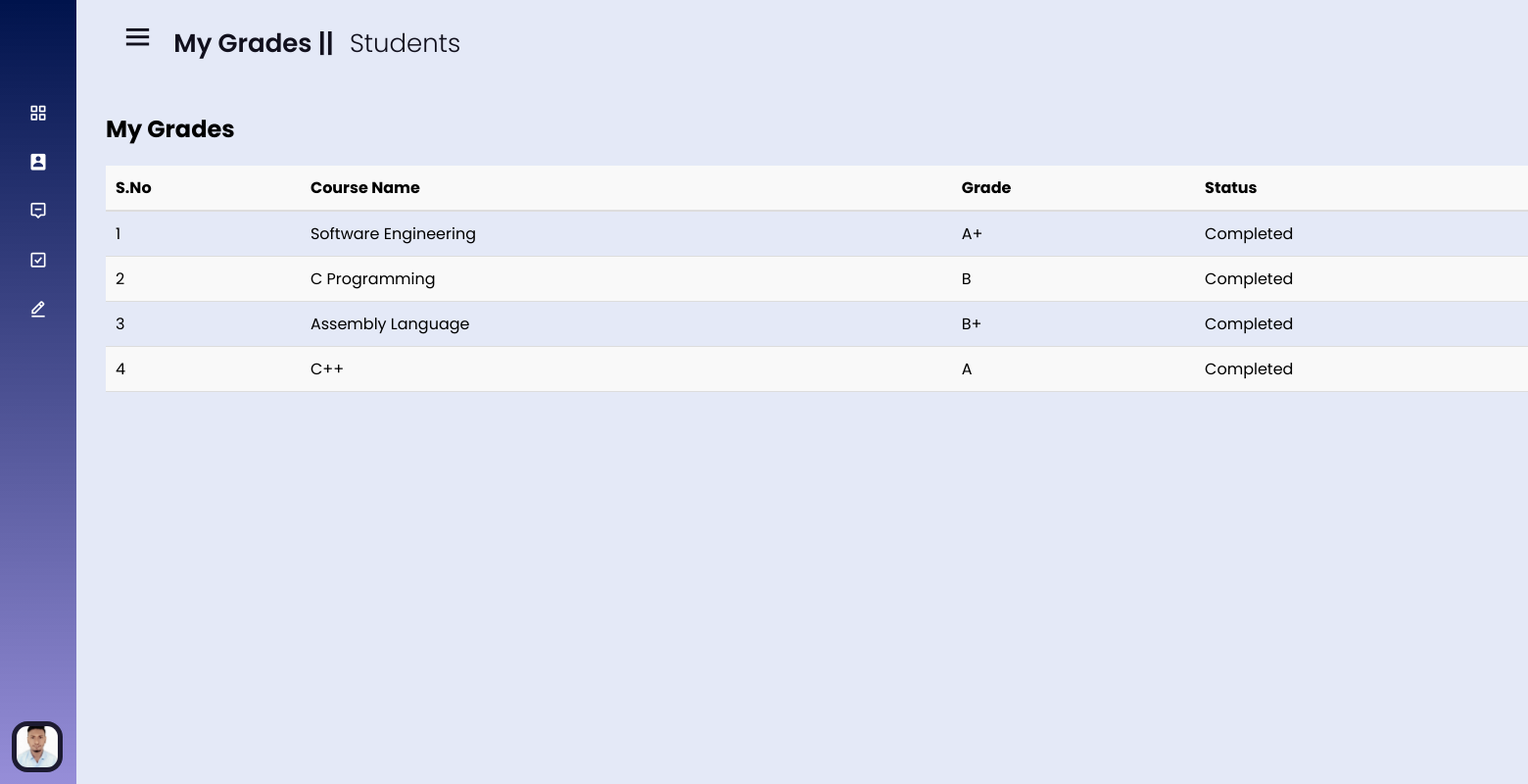
Page /students/pages/grades.php (signed in) on the committed database.
### tables this page shows
CREATE TABLE IF NOT EXISTS `student_db` (
  `s_ID` int NOT NULL AUTO_INCREMENT,
  `s_Name` varchar(100) DEFAULT NULL,
  `s_Email` varchar(150) NOT NULL,
  `s_UserName` varchar(20) DEFAULT NULL,
  `s_Password` varchar(150) DEFAULT NULL,
  `s_Gender` varchar(50) DEFAULT NULL,
  `s_DateOfBirth` date DEFAULT NULL,
  `s_ProfilePic` varchar(200) DEFAULT NULL,
  `s_FatherName` varchar(150) DEFAULT NULL,
  `s_MotherName` varchar(150) DEFAULT NULL,
  `s_ContactNo` varchar(11) DEFAULT NULL,
  `s_AltContactNo` varchar(11) DEFAULT NULL,
  `s_Address` varchar(250) DEFAULT NULL,
  `s_Photo` text,
  PRIMARY KEY (`s_ID`),
  UNIQUE KEY `s_Email` (`s_Email`)
);

CREATE TABLE IF NOT EXISTS `grades` (
  `id` int NOT NULL AUTO_INCREMENT,
  `student_id` int DEFAULT NULL,
  `course_id` int DEFAULT NULL,
  `section_id` int DEFAULT NULL,
  `marks` int DEFAULT NULL,
  `grade` varchar(5) DEFAULT NULL,
  `status` enum('completed','in-progress') DEFAULT 'in-progress',
  `created_at` timestamp NULL DEFAULT CURRENT_TIMESTAMP,
  `updated_at` timestamp NULL DEFAULT CURRENT_TIMESTAMP ON UPDATE CURRENT_TIMESTAMP,
  PRIMARY KEY (`id`),
  KEY `student_id` (`student_id`),
  KEY `course_id` (`course_id`),
  KEY `section_id` (`section_id`),
  CONSTRAINT `grades_ibfk_1` FOREIGN KEY (`student_id`) REFERENCES `student_db` (`s_ID`),
  CONSTRAINT `grades_ibfk_2` FOREIGN KEY (`course_id`) REFERENCES `course_db` (`c_ID`),
  CONSTRAINT `grades_ibfk_3` FOREIGN KEY (`section_id`) REFERENCES `sections` (`id`)
);

CREATE TABLE IF NOT EXISTS `course_db` (
  `c_ID` int NOT NULL AUTO_INCREMENT,
  `c_title` varchar(300) DEFAULT NULL,
  `c_code` varchar(20) DEFAULT NULL,
  `c_hours` int DEFAULT NULL,
  PRIMARY KEY (`c_ID`)
);

### students/pages/grades.php (the view, shortened to what this page needs)
<?php
require_once('../includes/dbconnection.php');
$student_login_id = $_SESSION['student_login_id'];
$grades_sql = "
    SELECT
        course_db.c_title,
        grades.grade,
        grades.status
    FROM
        grades
    JOIN
        course_db
    ON
        grades.course_id = course_db.c_ID
    WHERE
        grades.student_id = $student_login_id
";
$grades_result = mysqli_query($conn, $grades_sql);
?>
<!DOCTYPE html>
<html lang="en">
<head>
    <link rel="stylesheet" href="../css/style.css">
    <link rel="stylesheet" href="../pages/css/adminPagesStyle.css">
    <link href='https://unpkg.com/boxicons@2.0.7/css/boxicons.min.css' rel='stylesheet'>
</head>
<body>
    <?php include_once '../includes/sidebar.php'; ?>
    <section class="home-section">
        <div class="home-content">
            <div class="dashboard_header">
                <i class='bx bx-menu'></i>
                <span class="text">My Grades || <span style="font-weight: 300; margin-left: 10px;">Students</span></span>
            </div>
            <div class="main_workPanel">
                <div class="admin_monitor">
                    <div class="manage_admin_part" style="position: relative;">
                        <h2>My Grades</h2>
                        <div class="table-group">
                            <table style="margin-top: 20px; width: 1500px;">
                                <thead>
                                    <tr>
                                        <th>S.No</th>
                                        <th>Course Name</th>
                                        <th>Grade</th>
                                        <th>Status</th>
                                    </tr>
                                </thead>
                                <tbody>
                                    <?php if (mysqli_num_rows($grades_result) > 0): ?>
                                        <?php $index = 1; ?>
                                        <?php while ($grade = mysqli_fetch_assoc($grades_result)): ?>
                                            <tr>
                                                <td><?= $index ?></td>
                                                <td><?= $grade['c_title'] ?></td>
                                                <td><?= $grade['grade'] ?></td>
                                                <td><?= 'Completed' ?></td>
                                                </tr>
                                            <?php $index++; ?>
                                        <?php endwhile; ?>
                                    <?php else: ?>
                                        <tr>
                                            <td colspan="4">No grades available.</td>
                                        </tr>
                                    <?php endif; ?>
                                </tbody>
                            </table>
                        </div>
                    </div>
                </div>
            </div>
        </div>
    </section>
</body>
</html>

### students/includes/sidebar.php (shortened to what this page needs)
<?php
$student_login_user = $_SESSION['student_login_id'];
$studentName = mysqli_query($conn, "SELECT * FROM `student_db` WHERE `s_ID` = '$student_login_user'");
$student_login_user_data = mysqli_fetch_assoc($studentName);
?>
<div class="sidebar close">
  <div class="logo-details">
  </div>
  <ul class="nav-links">
    <li>
      <a href="http://localhost/sms/students/dashboard.php">
        <i class='bx bx-grid-alt'></i>
      </a>
    </li>
    <li>
      <div class="iocn-link">
        <a href="http://localhost/sms/students/pages/profile.php">
          <i class='bx bxs-user-rectangle'></i>
        </a>
      </div>
    </li>
    <li>
      <div class="iocn-link">
        <a href="http://localhost/sms/students/pages/viewCourse.php">
          <i class='bx bx-message-alt-minus'></i>
        </a>
      </div>
    </li>
    <li>
      <div class="iocn-link">
        <a href="http://localhost/sms/students/pages/payment.php">
          <i class='bx bx-check-square'></i>
        </a>
      </div>
    </li>
    <li>
      <div class="iocn-link">
        <a href="http://localhost/sms/students/pages/grades.php">
        <i class='bx bx-edit-alt'></i>
        </a>
      </div>
    </li>
    <li>
      <div class="profile-details">
        <div class="profile-content">
          <img src='<?= $student_login_user_data['s_Photo'] ?>' alt="profileImg">
        </div>
      </div>
    </li>
  </ul>
</div>

### students/css/style.css (style rules this page uses)
* { margin: 0; padding: 0; box-sizing: border-box; font-family: 'Poppins', sans-serif; }
.sidebar { position: fixed; top: 0; left: 0; height: 100%; width: 260px; background: linear-gradient(#00134c, #4637bb90); z-index: 100; transition: all 0.5s ease; }
.sidebar.close { width: 78px; }
.sidebar .logo-details { height: 60px; width: 100%; display: flex; align-items: center; }
.sidebar .nav-links { height: 100%; padding: 30px 0 150px 0; overflow: auto; }
.sidebar.close .nav-links { overflow: visible; }
.sidebar .nav-links li { position: relative; list-style: none; transition: all 0.4s ease; }
.sidebar .nav-links li .iocn-link { display: flex; align-items: center; justify-content: space-between; }
.sidebar.close .nav-links li .iocn-link { display: block }
.sidebar .nav-links li i { height: 50px; min-width: 78px; text-align: center; line-height: 50px; color: #fff; font-size: 20px; cursor: pointer; transition: all 0.3s ease; }
.sidebar .nav-links li a { display: flex; align-items: center; text-decoration: none; }
.sidebar .profile-details { position: fixed; bottom: 0; width: 260px; display: flex; align-items: center; justify-content: space-between; background: #1d1b31; padding: 12px 0; transition: all 0.5s ease; }
.sidebar.close .profile-details { background: none; }
.sidebar.close .profile-details { width: 78px; }
.sidebar .profile-details .profile-content { display: flex; align-items: center; }
.sidebar .profile-details img { height: 52px; width: 52px; object-fit: cover; border-radius: 16px; margin: 0 14px 0 12px; background: #1d1b31; transition: all 0.5s ease; }
.sidebar.close .profile-details img { padding: 5px; }
.home-section { position: relative; background: #E4E9F7; height: 100vh; left: 260px; width: calc(100% - 260px); transition: all 0.5s ease; }
.sidebar.close~.home-section { left: 78px; width: calc(100% - 78px); }
.home-section .home-content { height: auto; align-items: center; padding: 20px 30px; }
.home-section .home-content .bx-menu, .home-section .home-content .text { color: #11101d; font-size: 35px; }
.home-section .home-content .bx-menu { margin: 0 15px; cursor: pointer; }
.home-section .home-content .text { font-size: 26px; font-weight: 600; }

### students/pages/css/adminPagesStyle.css (style rules this page uses)
.main_workPanel { margin-top: 50px; }
.admin_monitor { margin-top: 50px; }
table { width: 100%; border-collapse: collapse; }
thead { background-color: #f9f9f9; }
thead th { text-align: left; padding: 10px; border-bottom: 2px solid #ddd; }
tbody td { padding: 10px; border-bottom: 1px solid #ddd; text-align: left; }
tbody tr:nth-child(even) { background-color: #f9f9f9; }

### rows in the picture
student_db: s_Photo (picture)
grades: course.c_title "Software Engineering", grade "A+"
grades: course.c_title "C Programming", grade "B"
grades: course.c_title "Assembly Language", grade "B+"
grades: course.c_title "C++", grade "A"
